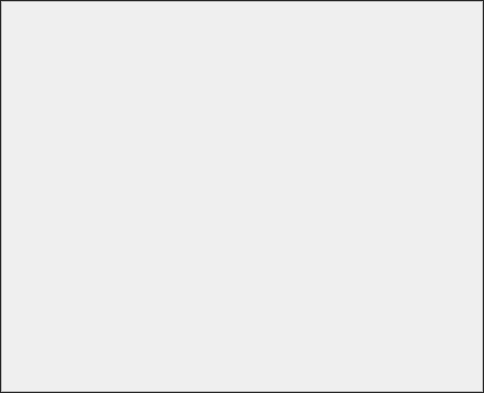
<?xml version="1.0" encoding="UTF-8"?>
<ui version="4.0">
 <class>imageForm</class>
 <widget class="QWidget" name="imageForm">
  <property name="geometry">
   <rect>
    <x>0</x>
    <y>0</y>
    <width>484</width>
    <height>393</height>
   </rect>
  </property>
  <property name="windowTitle">
   <string>imageForm</string>
  </property>
  <property name="styleSheet">
   <string notr="true"/>
  </property>
  <layout class="QGridLayout" name="gridLayout">
   <property name="leftMargin">
    <number>0</number>
   </property>
   <property name="topMargin">
    <number>0</number>
   </property>
   <property name="rightMargin">
    <number>0</number>
   </property>
   <property name="bottomMargin">
    <number>0</number>
   </property>
   <property name="spacing">
    <number>0</number>
   </property>
   <item row="0" column="0">
    <widget class="QFrame" name="frame_5">
     <property name="styleSheet">
      <string notr="true">QFrame#frame_5{
background-color: rgb(45, 45, 45);
color:#ffffff;
}

</string>
     </property>
     <property name="frameShape">
      <enum>QFrame::StyledPanel</enum>
     </property>
     <property name="frameShadow">
      <enum>QFrame::Raised</enum>
     </property>
     <layout class="QGridLayout" name="gridLayout_9">
      <property name="leftMargin">
       <number>0</number>
      </property>
      <property name="topMargin">
       <number>0</number>
      </property>
      <property name="rightMargin">
       <number>0</number>
      </property>
      <property name="bottomMargin">
       <number>0</number>
      </property>
      <property name="spacing">
       <number>0</number>
      </property>
      <item row="0" column="0">
       <layout class="QVBoxLayout" name="verticalLayout_11">
        <property name="spacing">
         <number>0</number>
        </property>
        <item>
         <widget class="QScrollArea" name="scrollArea">
          <property name="sizePolicy">
           <sizepolicy hsizetype="Preferred" vsizetype="Preferred">
            <horstretch>0</horstretch>
            <verstretch>0</verstretch>
           </sizepolicy>
          </property>
          <property name="cursor" stdset="0">
           <cursorShape>ArrowCursor</cursorShape>
          </property>
          <property name="mouseTracking">
           <bool>true</bool>
          </property>
          <property name="styleSheet">
           <string notr="true">background-color: rgb(45, 45, 45);
color:#ffffff;
QMenu{
background-color:white; 
border: 1px solid rgb(235,110,36);
}
</string>
          </property>
          <property name="verticalScrollBarPolicy">
           <enum>Qt::ScrollBarAsNeeded</enum>
          </property>
          <property name="horizontalScrollBarPolicy">
           <enum>Qt::ScrollBarAsNeeded</enum>
          </property>
          <property name="sizeAdjustPolicy">
           <enum>QAbstractScrollArea::AdjustToContents</enum>
          </property>
          <property name="widgetResizable">
           <bool>true</bool>
          </property>
          <property name="alignment">
           <set>Qt::AlignLeading|Qt::AlignLeft|Qt::AlignVCenter</set>
          </property>
          <widget class="ImageLabel" name="image">
           <property name="geometry">
            <rect>
             <x>0</x>
             <y>0</y>
             <width>478</width>
             <height>387</height>
            </rect>
           </property>
           <property name="mouseTracking">
            <bool>true</bool>
           </property>
           <property name="styleSheet">
            <string notr="true">QMenu{
background-color:rgb(240,240,240); 
color:rgb(0, 0, 0);
border: 0px solid rgb(144,200,146);
}
QMenu::item:selected { 
background-color:rgb(0,170,255);/*选中的样式*/
}</string>
           </property>
          </widget>
         </widget>
        </item>
       </layout>
      </item>
     </layout>
    </widget>
   </item>
  </layout>
 </widget>
 <layoutdefault spacing="6" margin="11"/>
 <customwidgets>
  <customwidget>
   <class>ImageLabel</class>
   <extends>QWidget</extends>
   <header>imagelabel.h</header>
   <container>1</container>
  </customwidget>
 </customwidgets>
 <resources/>
 <connections/>
</ui>
